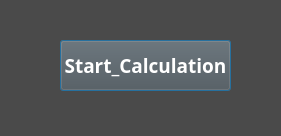
<?xml version="1.0" encoding="UTF-8"?>
<ui version="4.0">
 <class>Dialog</class>
 <widget class="QDialog" name="Dialog">
  <property name="geometry">
   <rect>
    <x>0</x>
    <y>0</y>
    <width>281</width>
    <height>136</height>
   </rect>
  </property>
  <property name="windowTitle">
   <string>Dialog</string>
  </property>
  <property name="styleSheet">
   <string notr="true">background-color: rgb(74, 74, 74);</string>
  </property>
  <widget class="QPushButton" name="pushButton">
   <property name="geometry">
    <rect>
     <x>60</x>
     <y>40</y>
     <width>171</width>
     <height>51</height>
    </rect>
   </property>
   <property name="font">
    <font>
     <family>Adobe Fan Heiti Std B</family>
     <pointsize>14</pointsize>
     <weight>75</weight>
     <bold>true</bold>
    </font>
   </property>
   <property name="styleSheet">
    <string notr="true">background-color: rgb(83, 83, 83);
color: rgb(255, 255, 255);</string>
   </property>
   <property name="text">
    <string>Start_Calculation</string>
   </property>
  </widget>
 </widget>
 <resources/>
 <connections>
  <connection>
   <sender>pushButton</sender>
   <signal>clicked()</signal>
   <receiver>Dialog</receiver>
   <slot>main_loop()</slot>
   <hints>
    <hint type="sourcelabel">
     <x>288</x>
     <y>132</y>
    </hint>
    <hint type="destinationlabel">
     <x>328</x>
     <y>145</y>
    </hint>
   </hints>
  </connection>
 </connections>
 <slots>
  <slot>main_loop()</slot>
 </slots>
</ui>
